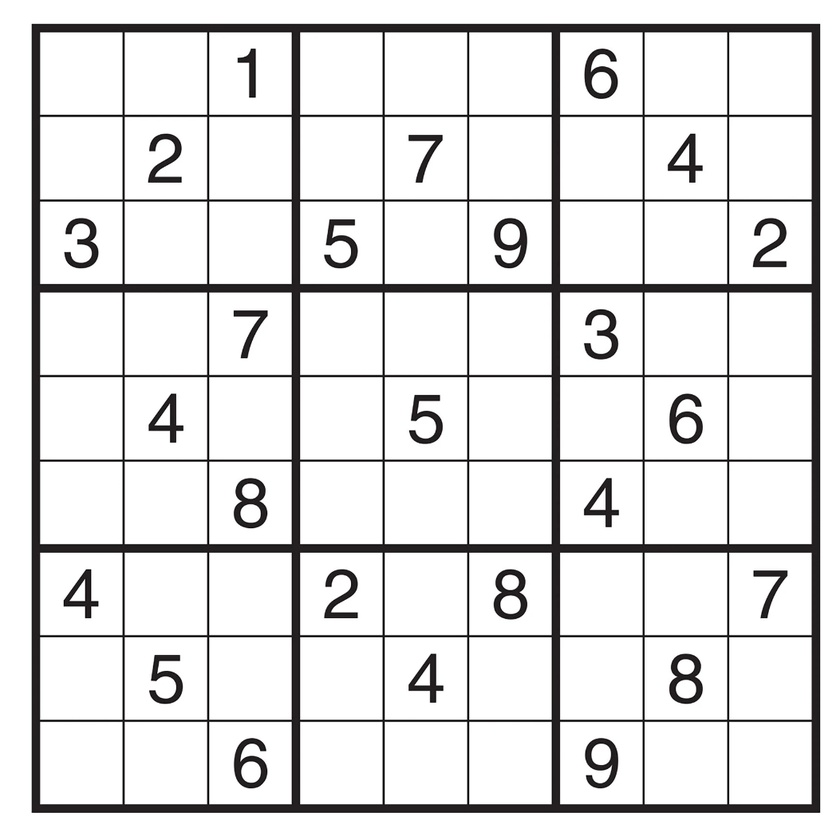
#> input picture ex2/images/Sudoku.jpg, 840 x 840 px, shrunk from 1053 x 1053 before the run, found by its file name
$ python opencv_hough.py images/Sudoku.jpg
#> lines starting #> are read from the running program, lines starting #| are printed output that depends on the picture; after the words box and inside, x2 and y2 are one past the last pixel; in counts of white or black regions, pixels touching at a corner belong together
"""
@file hough_lines.py
@brief This program demonstrates line finding with the Hough transform
"""
import sys
import math
import cv2 as cv
import numpy as np
def main(argv):

    im_path = 'sudoku.jpg'
    input_img = cv.imread(im_path)
#> input_img is the input picture: shape (840, 840, 3); mean B, G, R 226.1, 226, 226.3
    src = cv.imread(im_path, cv.IMREAD_GRAYSCALE)
#> src: shape (840, 840); min 0, max 255, mean 226.1


    dst = cv.Canny(input_img, 50, 200, None, 3)
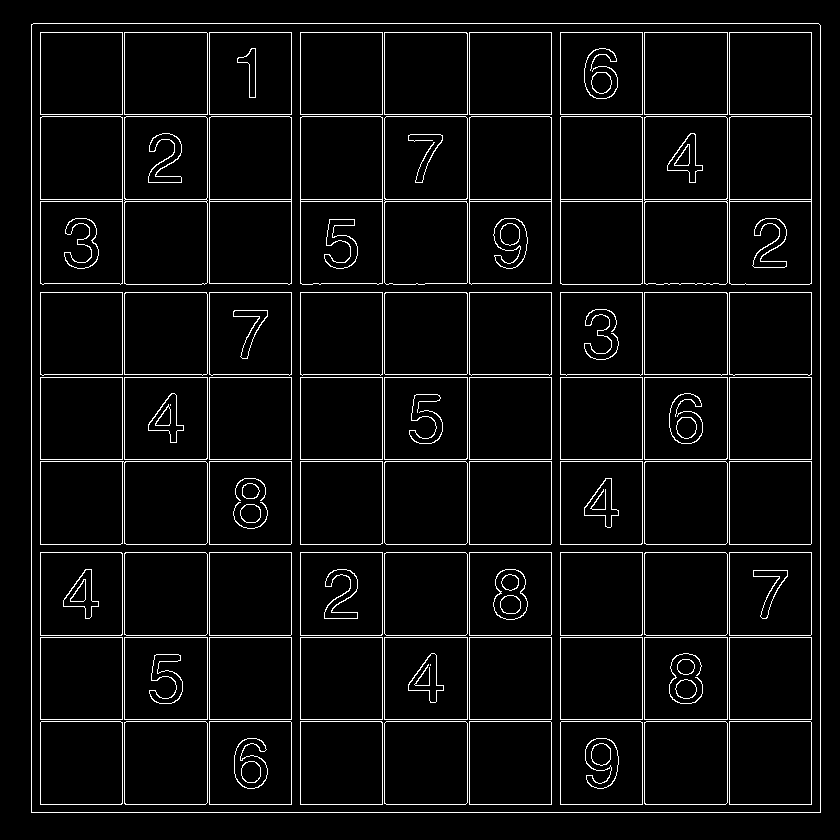
#> dst: shape (840, 840); 5.1% white in thin lines or dots, all inside (x1, y1, x2, y2) = (31, 23, 821, 813)

    # Copy edges to the images that will display the results in BGR
    cdst = cv.cvtColor(dst, cv.COLOR_GRAY2BGR)
    cdstP = np.copy(cdst)

    lines = cv.HoughLines(dst, 1, np.pi / 180, 150, None, 0, 0)
#> lines = 42 rows, first 8: [812, 1.57], [31, 0], [820, 0], [23, 1.57], [209, 0], [300, 0], [469, 0], [729, 0]

    if lines is not None:
        for i in range(0, len(lines)):
            rho = lines[i][0][0]
            theta = lines[i][0][1]
            a = math.cos(theta)
            b = math.sin(theta)
            x0 = a * rho
            y0 = b * rho
            pt1 = (int(x0 + 1000*(-b)), int(y0 + 1000*(a)))
            pt2 = (int(x0 - 1000*(-b)), int(y0 - 1000*(a)))
            cv.line(cdst, pt1, pt2, (0,0,255), 3, cv.LINE_AA)
#> this loop made 42 passes
#> (rho, theta, a, b, x0, y0, pt1, pt2) on passes 1 to 10: (812, 1.57, -4.37e-08, 1, -3.55e-05, 812, (-1000, 811), (999, 812)), (31, 0, 1, 0, 31, 0, (31, 1000), (31, -1000)), (820, 0, 1, 0, 820, 0, (820, 1000), (820, -1000)), (23, 1.57, -4.37e-08, 1, -1.01e-06, 23, (-1000, 22), (999, 23)), (209, 0, 1, 0, 209, 0, (209, 1000), (209, -1000)), (300, 0, 1, 0, 300, 0, (300, 1000), (300, -1000)), (469, 0, 1, 0, 469, 0, (469, 1000), (469, -1000)), (729, 0, 1, 0, 729, 0, (729, 1000), (729, -1000)), (560, 0, 1, 0, 560, 0, (560, 1000), (560, -1000)), (114, 1.57, -4.37e-08, 1, -4.98e-06, 114, (-1000, 113), (999, 114))
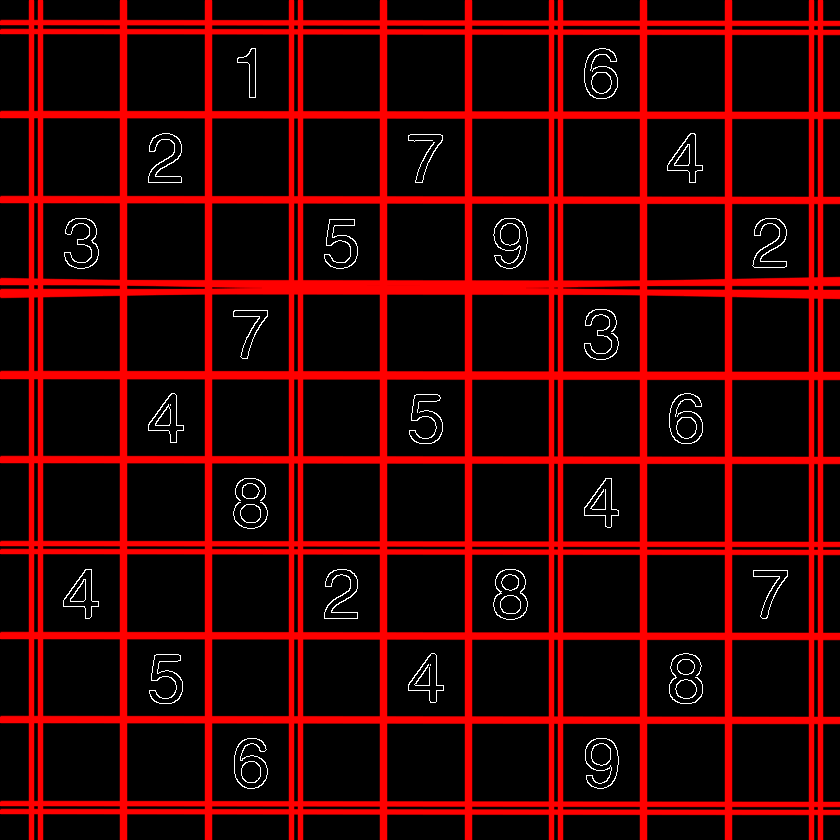
#> cdst: shape (840, 840, 3); mean B, G, R 2.3, 2.3, 54


    linesP = cv.HoughLinesP(dst, 1, np.pi / 180, 50, None, 50, 10)
#> linesP = 46 rows, first 6: [122, 812, 122, 23], [729, 812, 729, 23], [31, 804, 820, 804], [209, 812, 209, 23], [560, 812, 560, 23], [469, 812, 469, 23]

    if linesP is not None:
        for i in range(0, len(linesP)):
            l = linesP[i][0]
            cv.line(cdstP, (l[0], l[1]), (l[2], l[3]), (0,0,255), 3, cv.LINE_AA)
#> this loop made 46 passes
#> l on passes 1 to 12: [122, 812, 122, 23], [729, 812, 729, 23], [31, 804, 820, 804], [209, 812, 209, 23], [560, 812, 560, 23], [469, 812, 469, 23], [302, 116, 549, 116], [33, 23, 818, 23], [31, 637, 820, 637], [31, 292, 820, 292], [31, 552, 820, 552], [31, 114, 820, 114]
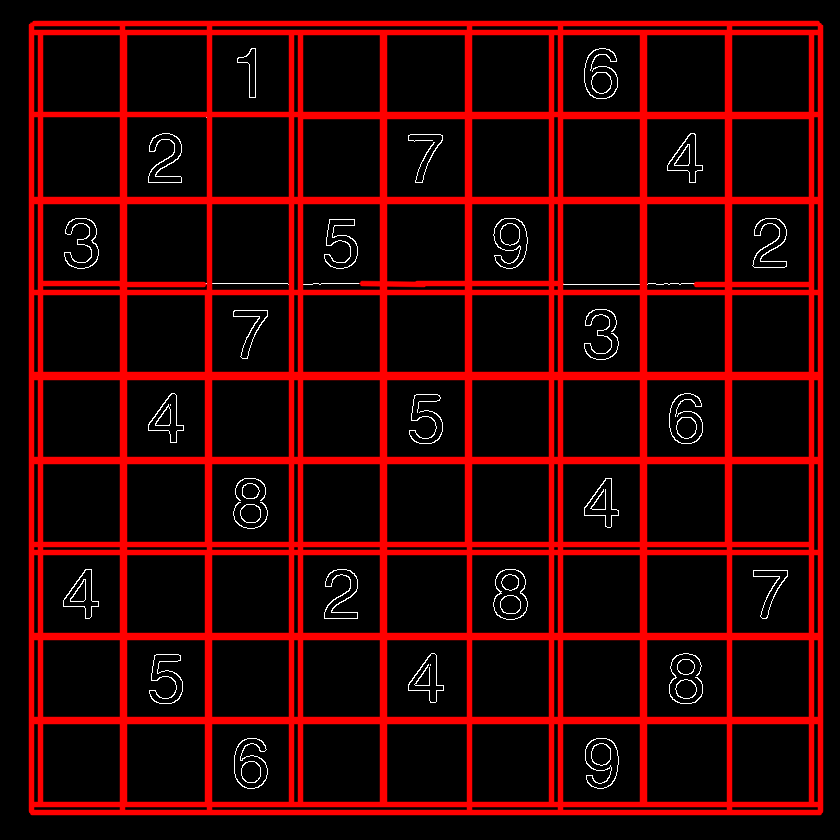
#> cdstP: shape (840, 840, 3); mean B, G, R 2.4, 2.4, 49.1

    cv.imshow("Source", src)
    cv.imshow("Detected Lines (in red) - Standard Hough Line Transform", cdst)
    cv.imshow("Detected Lines (in red) - Probabilistic Line Transform", cdstP)

    cv.waitKey()
    return 0

if __name__ == "__main__":
    main(sys.argv[1:])

$ run again, with ex2/images/cube1.jpg copied over ex2/images/Sudoku.jpg
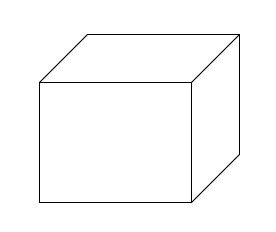
#> input picture ex2/images/cube1.jpg, 276 x 232 px, found by its file name
#> in main, input_img is the input picture: shape (232, 276, 3); min 0, max 255, mean 250.8
#> dst: shape (232, 276); 3.2% white in thin lines or dots, all inside (x1, y1, x2, y2) = (38, 33, 241, 204)
#> lines = [[81, 1.57], [83, 1.57], [201, 1.57], [33, 1.57], [35, 1.57], [203, 1.57]]
#> the loop in main, `for i in range(0, len(lines)):` made 6 passes
#> (rho, x0, y0, pt1, pt2) on passes 1 to 6: (81, -3.54e-06, 81, (-1000, 80), (999, 81)), (83, -3.63e-06, 83, (-1000, 82), (999, 83)), (201, -8.79e-06, 201, (-1000, 200), (999, 201)), (33, -1.44e-06, 33, (-1000, 32), (999, 33)), (35, -1.53e-06, 35, (-1000, 34), (999, 35)), (203, -8.87e-06, 203, (-1000, 202), (999, 203))
#> after the loop in main, `for i in range(0, len(lines)):`:
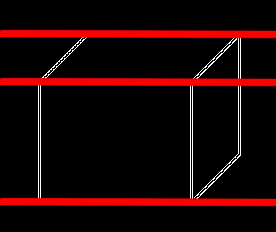
#> cdst: shape (232, 276, 3); mean B, G, R 4.1, 4.1, 28.5
#> linesP = [[38, 201, 194, 201], [40, 203, 191, 203], [38, 83, 192, 83], [84, 35, 239, 35], [39, 81, 194, 81], [86, 33, 238, 33], [40, 200, 40, 79], [38, 200, 38, 82], [240, 155, 240, 36], [192, 202, 192, 79], [190, 200, 190, 84], [238, 157, 238, 37]]
#> the loop in main, `for i in range(0, len(linesP)):` made 12 passes
#> after the loop in main, `for i in range(0, len(linesP)):`:
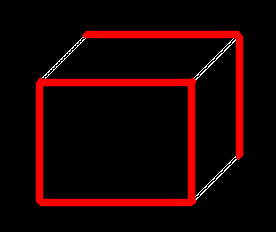
#> cdstP: shape (232, 276, 3); mean B, G, R 1.4, 1.4, 25.7
